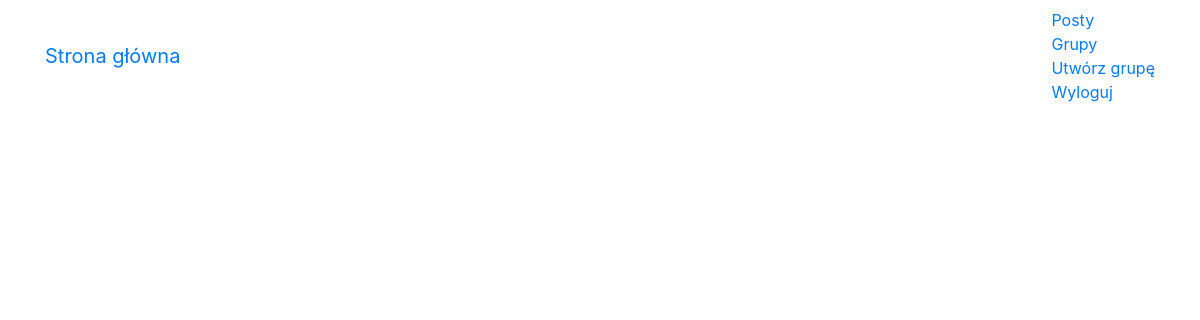
Page /posts/ (signed in) on the earlier database version.
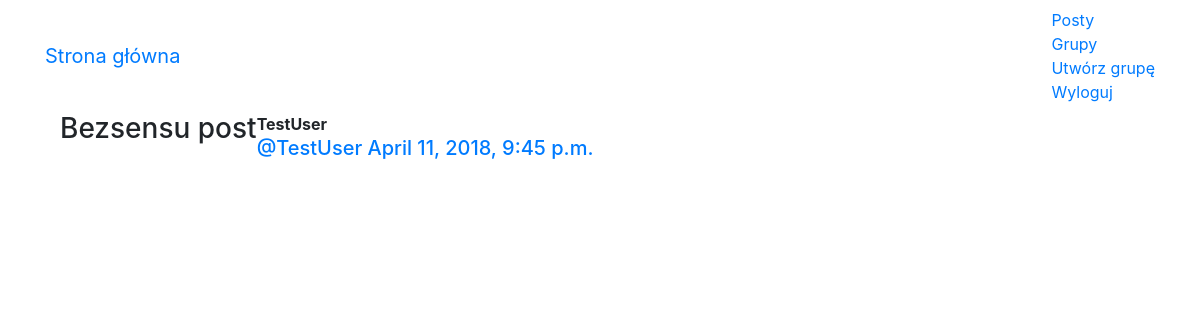
Same page on the later database version.
### posts/models.py (models this page shows, shortened)
class Post(models.Model):
    user = models.ForeignKey(User, related_name='posts')
    created_at = models.DateTimeField(auto_now=True)
    message = models.TextField()
    message_html = models.TextField(editable=False)
    group = models.ForeignKey(Group, related_name='posts', null=True, blank=True)
    class Meta:
        ordering = ['-created_at']
        unique_together = ['user','message'] #message linked to user

### posts/views.py (the view)
class PostList(SelectRelatedMixin, generic.ListView):
    model = models.Post
    select_related = ('user', 'group')

### posts/templates/posts/post_list.html (shortened to what this page needs)
{% extends "posts/post_base.html" %}
{% block post_content %}
  <div class="col-md-8">
  	{% for post in post_list %}
    {% include "posts/_post.html" %}
  	{% endfor %}
  </div>
{% endblock %}

### posts/templates/posts/_post.html (shortened to what this page needs)
<div class="post media">
	<h3>{{ post.message_html|safe }}</h3>
	<div class="media-body">
		<strong>{{ post.user.username }}</strong>
		<h5 class="media-heading">
			<span class="username"><a href="{% url 'posts:for_user' username=post.user.username %}">@{{ post.user.username }}</a></span>
			<time class="time"><a href="{% url 'posts:single' username=post.user.username pk=post.pk %}">{{ post.created_at }}</a></time>
		</h5>
	</div>
</div>

Differences in the rows shown:
added Post: message_html "Bezsensu post", user.username "TestUser", created_at "April 11, 2018, 9:45 p.m."
